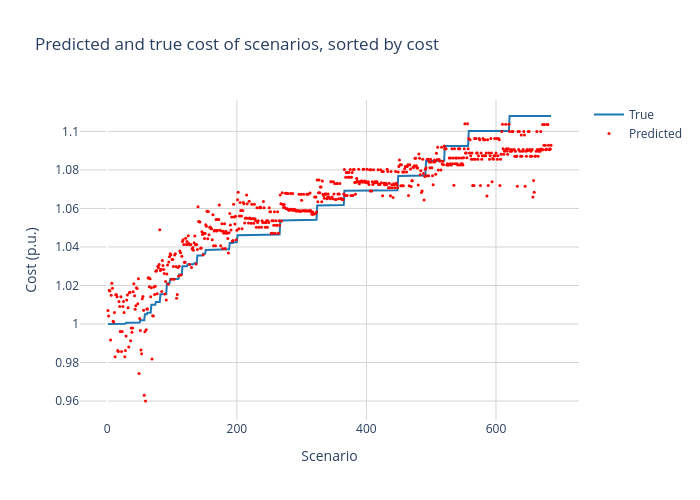

Notebook code cell kept with this figure:
### Code cell
import plotly.graph_objects as go

plot_df = df_results.sort_values(by=['Dispatch_cost_target'])

layout = go.Layout(
    title = f'Predicted and true cost of scenarios, sorted by cost',
    xaxis = dict(
        gridcolor='lightgrey'),
    yaxis = dict(
        gridcolor='lightgrey'), 
    paper_bgcolor='rgba(0,0,0,0)',
    plot_bgcolor='rgba(0,0,0,0)'
)

fig = go.Figure(layout=layout)

fig.add_trace(go.Scatter(x=x_values, y=plot_df['Dispatch_cost_target'], mode='lines', line=dict(color='#1F77B4'), name="True"))
fig.add_trace(go.Scatter(x=x_values, y=plot_df['Dispatch_cost_pred'], mode='markers', marker=dict(color='red', size=3), name="Predicted"))

fig.update_layout(
    xaxis_title='Scenario',
    yaxis_title='Cost (p.u.)',
    width=700, height=500
)
fig.show()

### Figure 1 — Plotly figure (JSON) as saved in the notebook; plotly's stock layout.template omitted (floating-point values rounded to 4 significant figures; data arrays with more than 128 entries replaced by an {"elided": "..."} marker saying what was removed)
{"data": [{"line": {"color": "#1F77B4"}, "mode": "lines", "name": "True", "type": "scatter", "x": {"elided": "685 int values"}, "y": {"elided": "685 float values"}}, {"marker": {"color": "red", "size": 3}, "mode": "markers", "name": "Predicted", "type": "scatter", "x": {"elided": "685 int values"}, "y": {"elided": "685 float values"}}], "layout": {"height": 500, "paper_bgcolor": "rgba(0, 0, 0, 0)", "plot_bgcolor": "rgba(0, 0, 0, 0)", "title": {"text": "Predicted and true cost of scenarios, sorted by cost"}, "width": 700, "xaxis": {"autorange": true, "gridcolor": "lightgrey", "range": [-42.18, 728.2], "title": {"text": "Scenario"}, "type": "linear"}, "yaxis": {"autorange": true, "gridcolor": "lightgrey", "range": [0.9502, 1.116], "title": {"text": "Cost (p.u.)"}, "type": "linear"}}}
